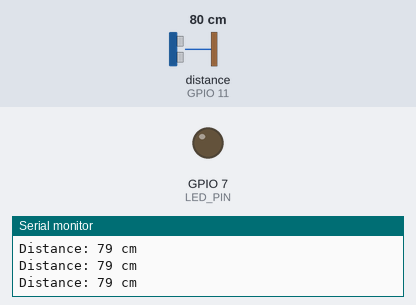
The sketch below on a simulated ESP8266 (NodeMCU). Shown: output pins drawn as LEDs (lit = HIGH), the last lines printed to the serial monitor. Wiring (inferred from the names in the program): ultrasonic range finder: trigger GPIO 12; echo GPIO 11. The inputs (shaded band) are chosen by the test bench; at power-on: distance to the obstacle (sensor on GPIO 11) 80 cm. The echo pulse lasts 58.3 µs per cm; pins used as bus, display or sensor lines are not drawn.

Above: at 1.2 s.
1.3 s: distance to the obstacle (sensor on GPIO 11) set to 23 cm
2.8 s: distance to the obstacle (sensor on GPIO 11) set to 18 cm
At 3.7 s:
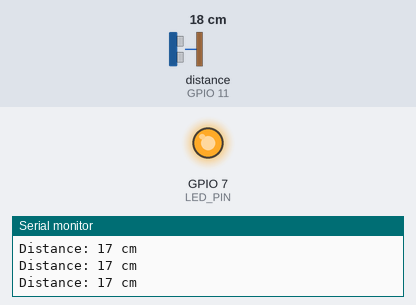
4.3 s: distance to the obstacle (sensor on GPIO 11) set to 35 cm
At 5.5 s:
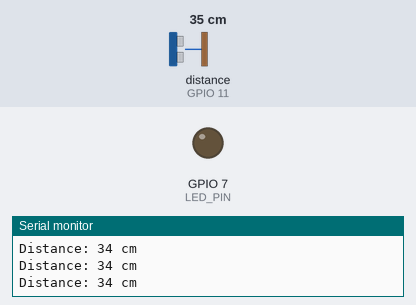
5.8 s: distance to the obstacle (sensor on GPIO 11) set to 2 cm
At 6.9 s:
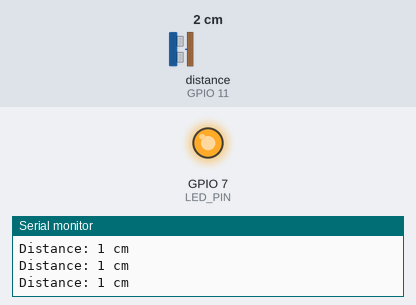
Timing chart, 0 to 8.3 s (numbered marks = the images above; inputs shaded):
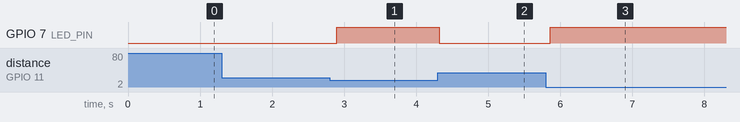

Measured:
- the behaviour switches between 21 and 20 cm on distance to the obstacle (sensor on GPIO 11) (found by bisection; images 0 and 1)
- after the input at 2.8 s, GPIO 7 (LED_PIN): LOW → HIGH after 0.10 s
- after the input at 4.3 s, GPIO 7 (LED_PIN): HIGH → LOW at once
- after the input at 5.8 s, GPIO 7 (LED_PIN): LOW → HIGH after 0.06 s

The sketch:

ULTASONIC.ino
```cpp
//blinky
#define BLYNK_TEMPLATE_ID "TMPL3Y_0dhDsz"
#define BLYNK_TEMPLATE_NAME "ultrasonic sen"
#define BLYNK_AUTH_TOKEN "y1lVg-13a6AXyCp4KWps4hT11Scgx3jy"

#define BLYNK_PRINT Serial
#include <ESP8266WiFi.h>
#include <BlynkSimpleEsp8266.h>
#include <NewPing.h>

// Your WiFi credentials
char ssid[] = "TP-Link_2630";   // Replace with your WiFi Name
char pass[] = "habul@420";  // Replace with your WiFi password


#define TRIG_PIN 12
#define ECHO_PIN 11
#define LED_PIN 7 // For single LED setup
/*
ARDUINO NENO

Ultrasonic Sensor VCC->	5V
Ultrasonic Sensor GND	->GND
Ultrasonic Sensor Trig->	Digital Pin 12
Ultrasonic Sensor Echo->	Digital Pin 11
LED Positive	->Digital Pin 7 (with a resistor)
LED Negative	->GND

*/

void setup() {
  pinMode(TRIG_PIN, OUTPUT);
  pinMode(ECHO_PIN, INPUT);
  pinMode(LED_PIN, OUTPUT); // Set LED as output
  Serial.begin(9600);
}

void loop() {
  long duration;
  int distance;

  // Send ultrasonic pulse
  digitalWrite(TRIG_PIN, LOW);
  delayMicroseconds(2);
  digitalWrite(TRIG_PIN, HIGH);
  delayMicroseconds(10);
  digitalWrite(TRIG_PIN, LOW);

  // Read echo time
  duration = pulseIn(ECHO_PIN, HIGH);

  // Calculate distance in cm
  distance = duration * 0.034 / 2;

  Serial.print("Distance: ");
  Serial.print(distance);
  Serial.println(" cm");

  // Light up LED if distance is less than a threshold (e.g., <20 cm)
  if (distance < 20) {
    digitalWrite(LED_PIN, HIGH);
  } else {
    digitalWrite(LED_PIN, LOW);
  }

  delay(100); // Delay for stability
}
```
